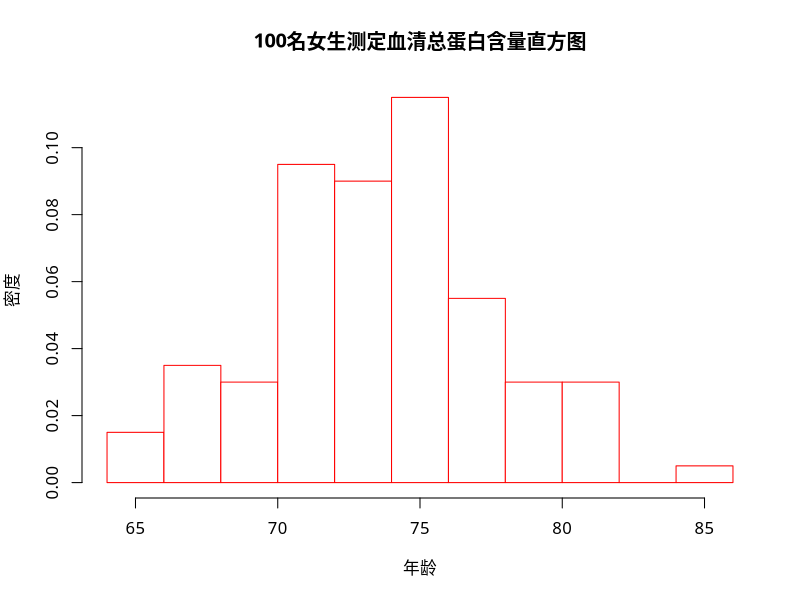
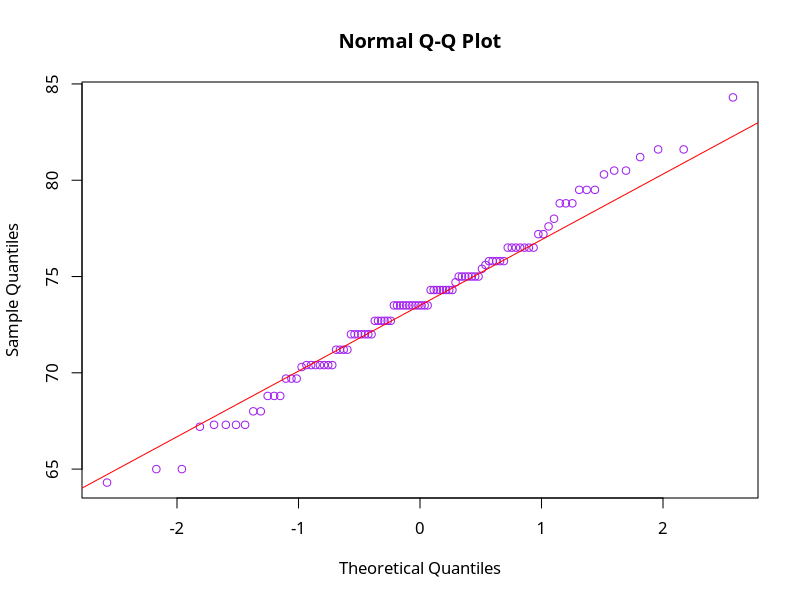
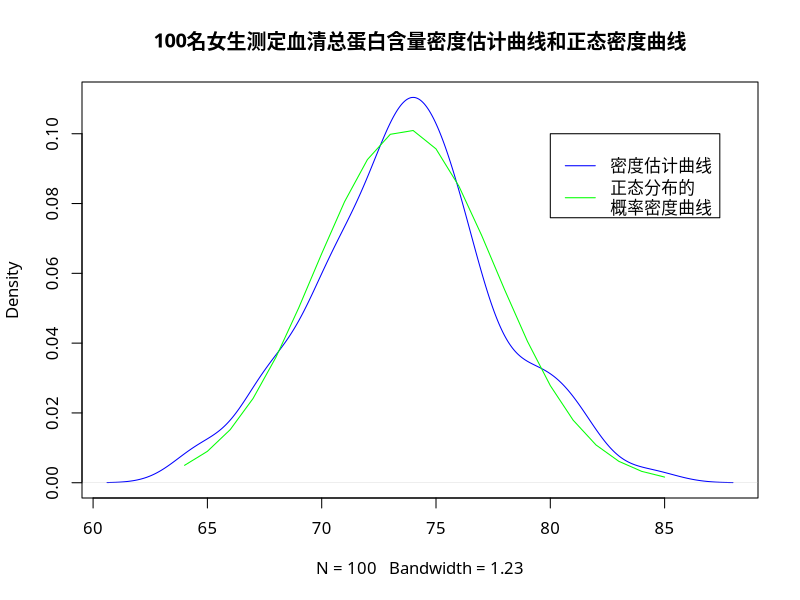
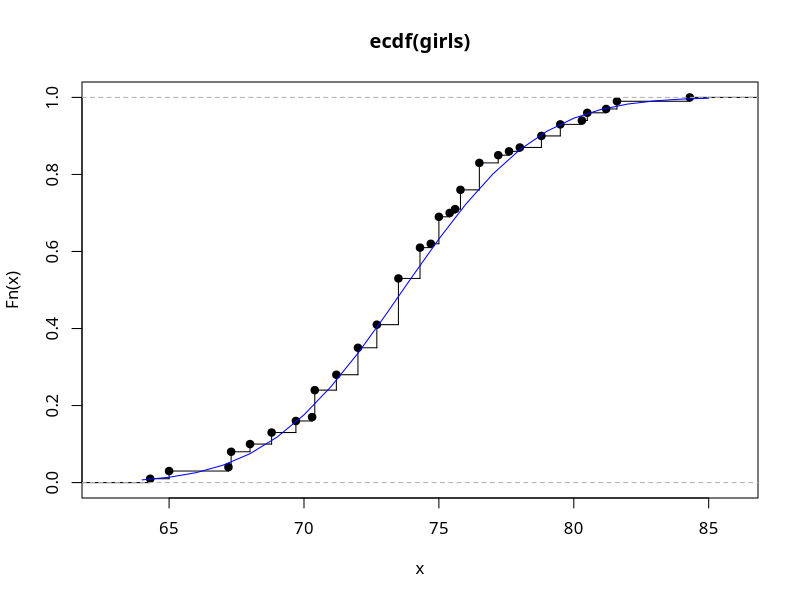
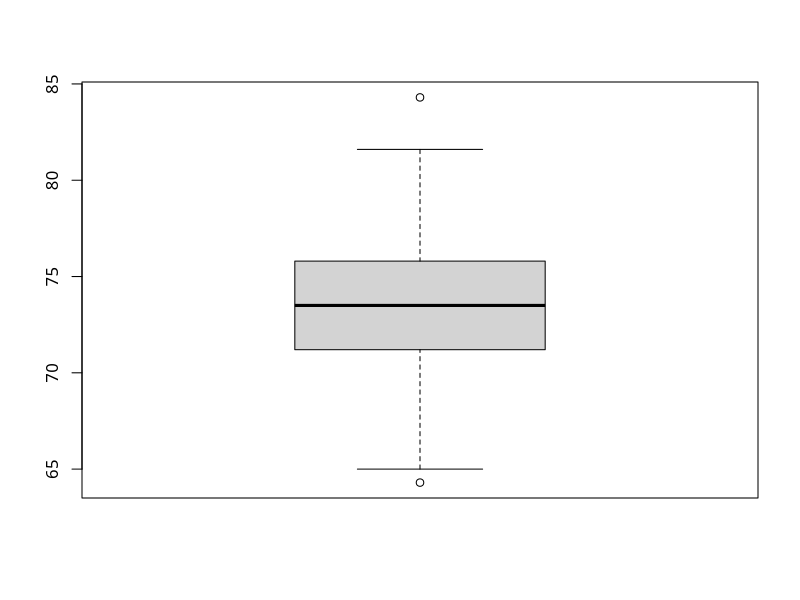
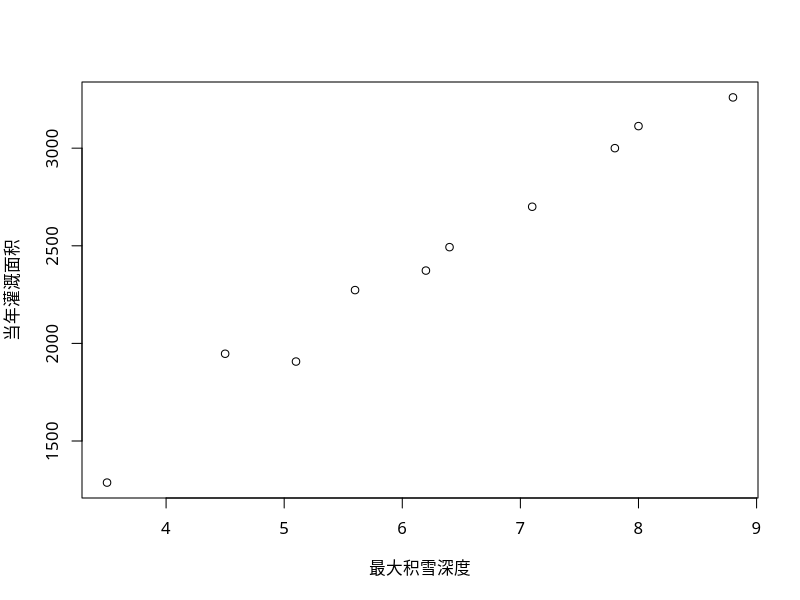

Write the R code that produced these figures, in order.
## ---- chunk 1
  girls <- scan("exec0301.data")
  data_outline<-function(x){
    n<-length(x)     # 样本数
    m<-mean(x)       # 均值
    v<-var(x)        # 方差
    s<-sd(x)         # 标准差
    me<-median(x)    # 中位数
    cv<-100*s/m      # 样本的变异系数
    css<-sum((x-m)^2)# 样本校正平方和
    uss<-sum(x^2)    # 样本未校正平方和
    R <- max(x)-min(x)#样本极差
    R1 <-quantile(x,3/4)-quantile(x,1/4) #样本半极差
    sm <-s/sqrt(n-1)   # 样本的标准误
    g1 <-n/((n-1)*(n-2))*sum((x-m)^3)/s^3 #Skewness 样本峰度系数
    g2 <-((n*(n+1))/((n-1)*(n-2)*(n-3))*sum((x-m)^4)/s^4-(3*(n-1)^2)/((n-2)*(n-3))) #Kurtosis 样本偏度系数
    data.frame(均值Mean=m,方差Var=v,标准差std_dev=s,极差R=R,标准误std_mean=sm,变异系数CV=cv,偏度系数Kurtosis=g2, 峰度系数Skewness=g1,row.names=1)

}
## ---- chunk 2
options(width=120)
data_outline(girls)
## ---- chunk 3
par(family='STHeiti')
hist(girls,freq=FALSE,col="white",border="red",main="100名女生测定血清总蛋白含量直方图",xlab="年龄",ylab="密度")
qqnorm(girls,col="purple") #绘制QQ图
qqline(girls,col="red") #绘制QQ直线
## ---- chunk 4
par(family='STHeiti')
plot(density(girls),col="blue", main="100名女生测定血清总蛋白含量密度估计曲线和正态密度曲线") #密度估计曲线
x<-64:85
lines(x,dnorm(x,mean(girls),sd(girls)),col="green") #正态分布的概率密度曲线
legend(80,0.1, # places a legend at the appropriate place 
       c("密度估计曲线","正态分布的\n概率密度曲线"), # puts text in the legend
       lty=c(1,1), # gives the legend appropriate symbols (lines)
       lwd=c(1,1),col=c("blue","green")) # gives the legend lines        
## ---- chunk 5
plot(ecdf(girls),verticals=TRUE,do.p=TRUE) #绘制经验分布图
lines(x,pnorm(x,mean(girls),sd(girls)),col="blue") #正态经验分布
## ---- chunk 6
stem(girls)
## ---- chunk 7
boxplot(girls)
## ---- chunk 8
fivenum(girls)
## ---- chunk 9
result <- shapiro.test(girls)
if(result$p.value>=0.05){
  cat("服从正态分布")
}
## ---- chunk 10
result <- ks.test(girls,"pnorm", mean(girls),sd(girls)) #注意，这里的警告信息，是因为数据中有重复的数值，ks检验要求待检数据时连续的，不允许重复值。
if(result$p.value>=0.05){
  cat("服从正态分布")
}
## ---- chunk 11
  students<-read.table("students.data", header=T)
  attach(students)
  result <- cor.test(体重,身高, method="pearson")
  result
  if(result$p.value<0.05)
    cat("体重~身高相关")
## ---- chunk 12
snow_irrigation=data.frame(
  snow <-  c(5.1, 3.5, 7.1, 6.2, 8.8, 7.8, 4.5, 5.6, 8.0, 6.4),
  irrigation <- c(1907, 1287, 2700, 2373, 3260, 3000, 1947, 2273, 3113,2493)
  ) 
## ---- chunk 13
par(family='STHeiti')
plot(snow_irrigation, xlab="最大积雪深度", ylab="当年灌溉面积")
## ---- chunk 14
lm.sol <- lm(snow_irrigation$irrigation~1 + snow_irrigation$snow)
## ---- chunk 15
summary(lm.sol)
## ---- chunk 16
lm.sol <- lm(irrigation~1 + snow, data=snow_irrigation)
new <- data.frame(snow=c(7))
lm.pred<-predict(lm.sol,new,interval="prediction",level=0.05)
